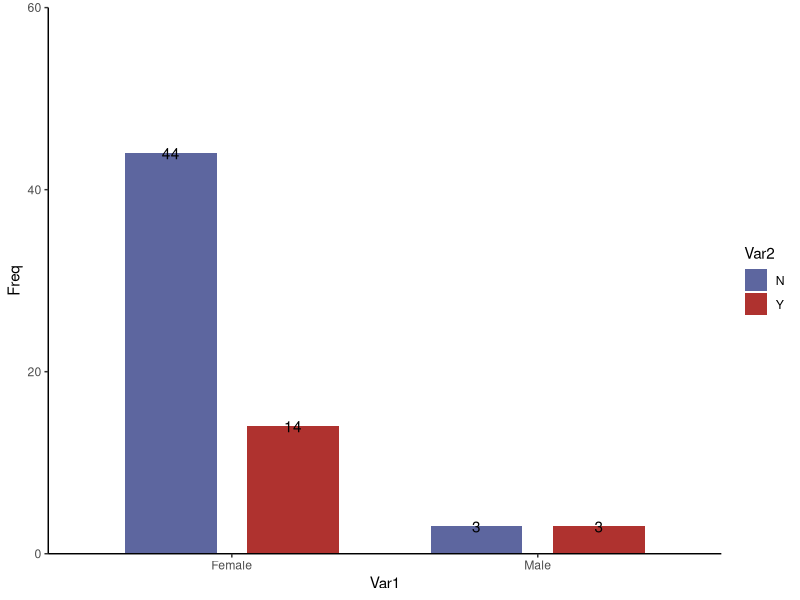

Here is the R script that generated this plot: (Note: this script raises an error after producing the figure.)
library(dplyr)
library(ggplot2)

rm(list = ls())
data=read.csv("eFig 4a,4b,4c,4g,4h,4i.csv", header = F,row.names = NULL)
colnames(data)=data[1,];data=data[-1,];data[,7:ncol(data)] = lapply(data[,7:ncol(data)], as.numeric)

dat=data%>%filter(Group=="RA_A"|Group=="RA_B",`Drugs-HM`=="MTXHCQ")
dat=dat[!is.na(dat$`Responder-HM`),]



gender=as.data.frame(table(dat$Gender,dat$`Responder-HM`))
ggplot(gender, aes(Var1, Freq, fill=Var2))+
  geom_bar(stat="identity", position = position_dodge(.8), width = .6)+
  geom_text(aes(label=Freq), position = position_dodge(.8))+
  scale_fill_manual(values = c("#5D669F","#AF322F"))+
  theme_classic()+
  scale_y_continuous(expand = c(0,0), limits = c(0,60), breaks=c(0,20,40,60))
ggsave("eFig 4g.pdf", width = 3.5, height = 3)



ggplot(dat, aes(`Responder-HM`, Age, fill=`Responder-HM`))+
  geom_violin(width=.6, alpha=.1)+
  geom_boxplot(width = .25, outlier.colour = NA, alpha=1, fill="white")+
  geom_jitter(shape=21, width=.1 , color="transparent")+
  scale_fill_manual(values = c("#5D669F","#AF322F"), name="")+
  theme_classic()+
  stat_compare_means(method="wilcox.test", label.y = 90, size=5)+
  scale_y_continuous(expand = c(0,0), limits = c(0,100), breaks=c(0,25,50,75,100))+
  theme(axis.text = element_text(color="black",size=15),
        axis.line = element_line(color="black"),
        axis.ticks =  element_line(color="black"),
        axis.title = element_text(color="black",size=15))
ggsave("eFig 4h.pdf", width = 3.5, height = 3)


dat[,8:ncol(dat)] = lapply(dat[,8:ncol(dat)], scale)
dat1=reshape2::melt(dat, id.vars=c(1,2,5), measure.vars=c(8:ncol(dat)))

ggplot(dat1, aes(variable, value, color=`Responder-HM`, fill=`Responder-HM`))+
  geom_boxplot(outlier.colour = NA, width=.5, alpha=.01, position = position_dodge(width = .7),color="black")+
  geom_jitter(position = position_jitterdodge(jitter.width = .15, dodge.width = .7), alpha=1)+
  stat_compare_means(label="p.signif",method="wilcox.test", label.y = 5.2,size=5)+
  scale_color_manual(values = c("#5D669F","#AF322F"), name="")+ 
  scale_fill_manual(values = c("#5D669F","#AF322F"), name="")+
  coord_cartesian(ylim=c(-2.5,5.5))+
  theme_classic()+
  labs(x="",y="Scaled value")+
  theme(axis.text = element_text(color="black",size=15),
        axis.line = element_line(color="black"),
        axis.ticks =  element_line(color="black"),
        axis.title = element_text(color="black",size=15))
ggsave("eFig 4i.pdf", width = 4.5, height = 3)